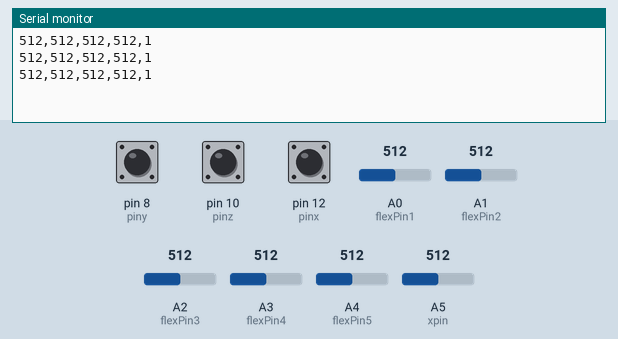
Simulated run of this sketch. Board: Arduino Uno, built with avr-gcc and run on an emulated ATmega328P. On the bench: the last lines printed to the serial monitor. The inputs (shaded band) are chosen by the test bench; at power-on: A0 (flexPin1) = 512, A1 (flexPin2) = 512, A2 (flexPin3) = 512, A3 (flexPin4) = 512, pin 10 (pinz) HIGH, pin 8 (piny) HIGH, pin 12 (pinx) HIGH, A4 (flexPin5) = 512, A5 (xpin) = 512.

Above: at 1.3 s.
1.4 s: A0 (flexPin1) set to 716
At 1.9 s:
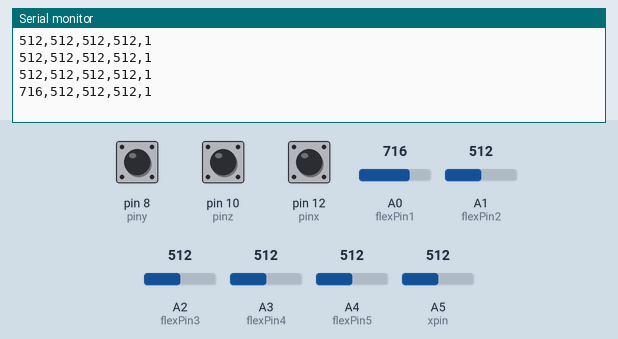
2.9 s: A1 (flexPin2) set to 716
At 3.4 s:
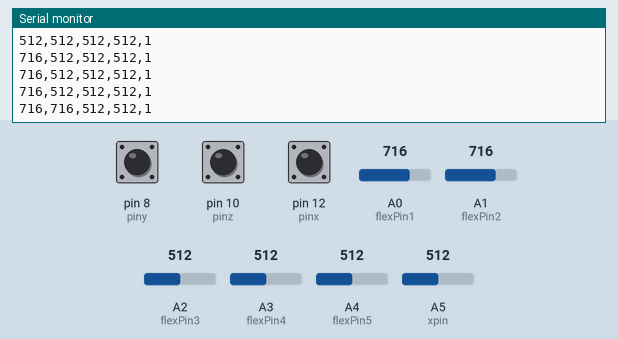
4.4 s: A2 (flexPin3) set to 716
At 4.9 s:
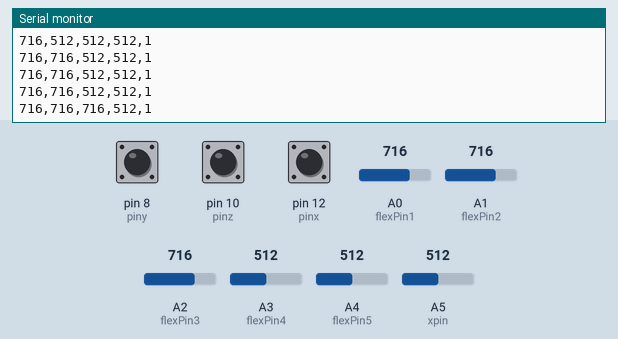
5.9 s: A3 (flexPin4) set to 716
At 6.4 s:
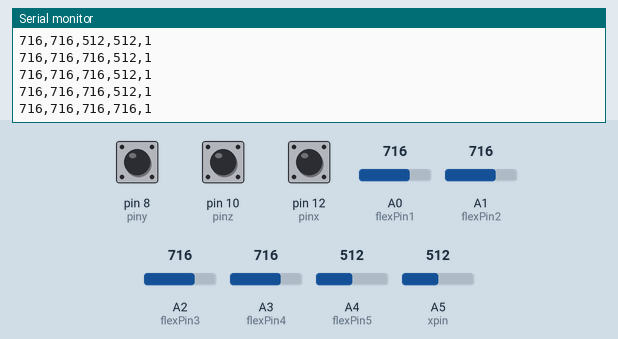
7.4 s: pin 10 (pinz) pulled LOW for 0.6 s
At 7.9 s:
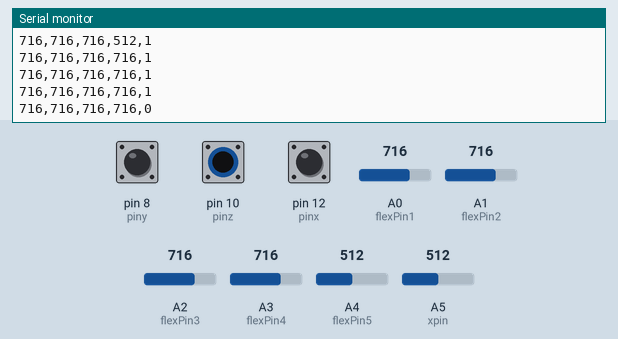
9.5 s: A0 (flexPin1) set to 992
At 9.9 s:
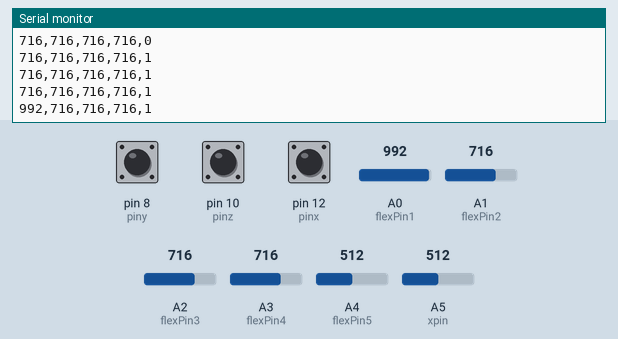
Timing chart, 0 to 12.0 s (numbered marks = the images above; inputs shaded):
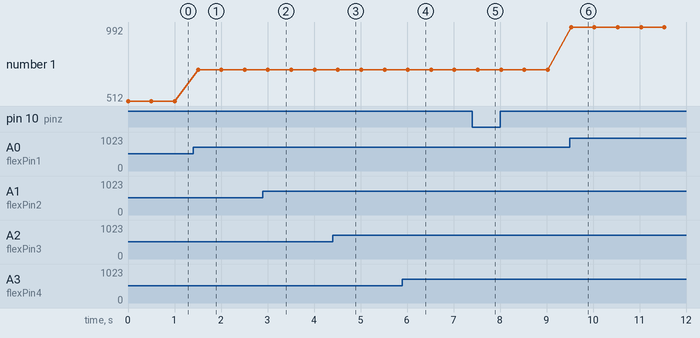

Measured:
- after the input at 1.4 s, the serial monitor: prints a new line after 0.11 s (image 1)
- after the input at 2.9 s, the serial monitor: prints a new line after 0.11 s (image 2)
- after the input at 4.4 s, the serial monitor: prints a new line after 0.11 s (image 3)
- after the input at 5.9 s, the serial monitor: prints a new line after 0.12 s (image 4)
- after the input at 7.4 s, the serial monitor: prints a new line after 0.12 s (image 5)
- after the input at 9.5 s, the serial monitor: prints a new line at once (image 6)
- plotted number 1: 512 → 716 after the input at 1.4 s, 716 → 992 after the input at 9.5 s

The sketch:

sketch_feb27a.ino
```cpp
// Arduino UNO compatible version
// Note: UNO has only A0..A5, so Y and Z are set to 0 here.

const int flexPin1 = A0;
const int flexPin2 = A1;
const int flexPin3 = A2;
const int flexPin4 = A3;
const int flexPin5 = A4;

const int xpin = A5;   // only 1 accel axis available without extra hardware
const int pinx = 12;   // contact 1
const int piny = 8;    // contact 2
const int pinz = 10;   // contact 3 (stop flag in your Python code)

void setup() {
  Serial.begin(9600);

  pinMode(pinx, INPUT_PULLUP);
  pinMode(piny, INPUT_PULLUP);
  pinMode(pinz, INPUT_PULLUP);

  // If using PLX-DAQ, uncomment these:
  // Serial.println("CLEARDATA");
  // Serial.println("LABEL,F1,F2,F3,F4,F5,X,Y,Z,C1,C2,C3");
}

void loop() {
  int f1 = analogRead(flexPin1);
  int f2 = analogRead(flexPin2);
  int f3 = analogRead(flexPin3);
  int f4 = analogRead(flexPin4);
  int f5 = analogRead(flexPin5);

  int xRaw = analogRead(xpin);
  int xVal = map(xRaw, 0, 1023, 0, 255);

  // UNO analog limit workaround
  int yVal = 0;
  int zVal = 0;

  int c1 = digitalRead(pinx);
  int c2 = digitalRead(piny);
  int c3 = digitalRead(pinz);

  // Output for Python parser: 11 comma-separated integers
  Serial.print(f1); Serial.print(",");
  Serial.print(f2); Serial.print(",");
  Serial.print(f3); Serial.print(",");
  Serial.print(f4); Serial.print(",");
  // Serial.print(f5); Serial.print(",");
  // Serial.print(xVal); Serial.print(",");
  // Serial.print(yVal); Serial.print(",");
  // Serial.print(zVal); Serial.print(",");
  // Serial.print(c1); Serial.print(",");
  // Serial.print(c2); Serial.print(",");
  Serial.println(c3);

  delay(500);
}
```
